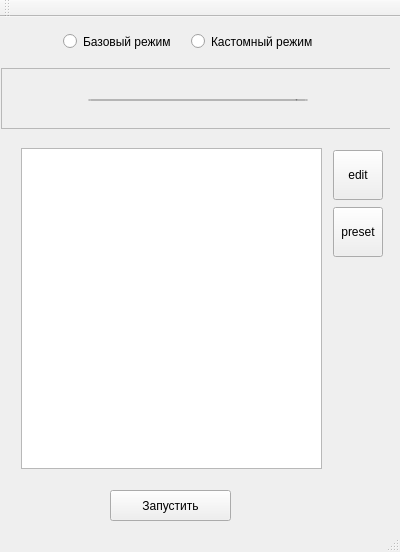
<?xml version="1.0" encoding="UTF-8"?>
<ui version="4.0">
 <class>MainWindow</class>
 <widget class="QMainWindow" name="MainWindow">
  <property name="geometry">
   <rect>
    <x>0</x>
    <y>0</y>
    <width>400</width>
    <height>552</height>
   </rect>
  </property>
  <property name="minimumSize">
   <size>
    <width>399</width>
    <height>552</height>
   </size>
  </property>
  <property name="baseSize">
   <size>
    <width>399</width>
    <height>520</height>
   </size>
  </property>
  <property name="windowTitle">
   <string>SE2</string>
  </property>
  <widget class="QWidget" name="centralWidget">
   <property name="sizePolicy">
    <sizepolicy hsizetype="Expanding" vsizetype="Expanding">
     <horstretch>0</horstretch>
     <verstretch>0</verstretch>
    </sizepolicy>
   </property>
   <widget class="QWidget" name="modeWidget" native="true">
    <property name="geometry">
     <rect>
      <x>1</x>
      <y>1</y>
      <width>390</width>
      <height>521</height>
     </rect>
    </property>
    <property name="sizePolicy">
     <sizepolicy hsizetype="Expanding" vsizetype="Expanding">
      <horstretch>0</horstretch>
      <verstretch>0</verstretch>
     </sizepolicy>
    </property>
    <property name="minimumSize">
     <size>
      <width>0</width>
      <height>0</height>
     </size>
    </property>
    <widget class="QStackedWidget" name="stackedWidget">
     <property name="geometry">
      <rect>
       <x>0</x>
       <y>50</y>
       <width>389</width>
       <height>477</height>
      </rect>
     </property>
     <property name="sizePolicy">
      <sizepolicy hsizetype="Expanding" vsizetype="Expanding">
       <horstretch>0</horstretch>
       <verstretch>0</verstretch>
      </sizepolicy>
     </property>
     <property name="minimumSize">
      <size>
       <width>0</width>
       <height>471</height>
      </size>
     </property>
     <property name="currentIndex">
      <number>1</number>
     </property>
     <widget class="QWidget" name="pageBasic">
      <property name="sizePolicy">
       <sizepolicy hsizetype="Expanding" vsizetype="Expanding">
        <horstretch>0</horstretch>
        <verstretch>0</verstretch>
       </sizepolicy>
      </property>
      <widget class="QWidget" name="bottomWidgetBasic" native="true">
       <property name="geometry">
        <rect>
         <x>3</x>
         <y>410</y>
         <width>391</width>
         <height>61</height>
        </rect>
       </property>
       <property name="sizePolicy">
        <sizepolicy hsizetype="Preferred" vsizetype="Fixed">
         <horstretch>0</horstretch>
         <verstretch>0</verstretch>
        </sizepolicy>
       </property>
       <property name="minimumSize">
        <size>
         <width>391</width>
         <height>61</height>
        </size>
       </property>
       <widget class="QPushButton" name="pushButton">
        <property name="geometry">
         <rect>
          <x>109</x>
          <y>12</y>
          <width>121</width>
          <height>31</height>
         </rect>
        </property>
        <property name="sizePolicy">
         <sizepolicy hsizetype="Expanding" vsizetype="Preferred">
          <horstretch>0</horstretch>
          <verstretch>0</verstretch>
         </sizepolicy>
        </property>
        <property name="minimumSize">
         <size>
          <width>121</width>
          <height>31</height>
         </size>
        </property>
        <property name="text">
         <string>Запустить</string>
        </property>
       </widget>
      </widget>
      <widget class="QWidget" name="contentWidgetBasic" native="true">
       <property name="geometry">
        <rect>
         <x>3</x>
         <y>107</y>
         <width>391</width>
         <height>296</height>
        </rect>
       </property>
       <property name="sizePolicy">
        <sizepolicy hsizetype="Expanding" vsizetype="Expanding">
         <horstretch>0</horstretch>
         <verstretch>0</verstretch>
        </sizepolicy>
       </property>
       <property name="minimumSize">
        <size>
         <width>0</width>
         <height>296</height>
        </size>
       </property>
       <widget class="QListView" name="listViewBasic">
        <property name="geometry">
         <rect>
          <x>22</x>
          <y>1</y>
          <width>289</width>
          <height>301</height>
         </rect>
        </property>
        <property name="minimumSize">
         <size>
          <width>289</width>
          <height>301</height>
         </size>
        </property>
       </widget>
       <widget class="QWidget" name="sideWidgetBasic" native="true">
        <property name="geometry">
         <rect>
          <x>318</x>
          <y>1</y>
          <width>70</width>
          <height>301</height>
         </rect>
        </property>
        <property name="sizePolicy">
         <sizepolicy hsizetype="Expanding" vsizetype="Fixed">
          <horstretch>0</horstretch>
          <verstretch>0</verstretch>
         </sizepolicy>
        </property>
        <property name="minimumSize">
         <size>
          <width>70</width>
          <height>301</height>
         </size>
        </property>
        <widget class="QToolButton" name="editButton">
         <property name="geometry">
          <rect>
           <x>12</x>
           <y>2</y>
           <width>50</width>
           <height>50</height>
          </rect>
         </property>
         <property name="sizePolicy">
          <sizepolicy hsizetype="Expanding" vsizetype="Preferred">
           <horstretch>0</horstretch>
           <verstretch>0</verstretch>
          </sizepolicy>
         </property>
         <property name="minimumSize">
          <size>
           <width>50</width>
           <height>50</height>
          </size>
         </property>
         <property name="maximumSize">
          <size>
           <width>50</width>
           <height>50</height>
          </size>
         </property>
         <property name="text">
          <string>edit</string>
         </property>
        </widget>
       </widget>
      </widget>
      <widget class="QWidget" name="searchWidget" native="true">
       <property name="geometry">
        <rect>
         <x>3</x>
         <y>59</y>
         <width>391</width>
         <height>41</height>
        </rect>
       </property>
       <property name="sizePolicy">
        <sizepolicy hsizetype="Preferred" vsizetype="Fixed">
         <horstretch>0</horstretch>
         <verstretch>0</verstretch>
        </sizepolicy>
       </property>
       <property name="minimumSize">
        <size>
         <width>0</width>
         <height>41</height>
        </size>
       </property>
       <widget class="QLineEdit" name="lineEdit">
        <property name="geometry">
         <rect>
          <x>170</x>
          <y>10</y>
          <width>161</width>
          <height>22</height>
         </rect>
        </property>
        <property name="placeholderText">
         <string>Найти скрипт....</string>
        </property>
       </widget>
       <widget class="QComboBox" name="sComboBox">
        <property name="geometry">
         <rect>
          <x>50</x>
          <y>10</y>
          <width>111</width>
          <height>22</height>
         </rect>
        </property>
        <property name="sizePolicy">
         <sizepolicy hsizetype="Expanding" vsizetype="Fixed">
          <horstretch>0</horstretch>
          <verstretch>0</verstretch>
         </sizepolicy>
        </property>
       </widget>
       <widget class="QLabel" name="sLabel">
        <property name="geometry">
         <rect>
          <x>10</x>
          <y>10</y>
          <width>55</width>
          <height>18</height>
         </rect>
        </property>
        <property name="text">
         <string>&lt;!DOCTYPE HTML PUBLIC &quot;-//W3C//DTD HTML 4.0//EN&quot; &quot;http://www.w3.org/TR/REC-html40/strict.dtd&quot;&gt;
&lt;html&gt;&lt;head&gt;&lt;meta name=&quot;qrichtext&quot; content=&quot;1&quot; /&gt;&lt;style type=&quot;text/css&quot;&gt;
p, li { white-space: pre-wrap; }
&lt;/style&gt;&lt;/head&gt;&lt;body style=&quot; font-family:'MS Shell Dlg 2'; font-size:7.5pt; font-weight:400; font-style:normal;&quot;&gt;
&lt;p style=&quot; margin-top:0px; margin-bottom:0px; margin-left:0px; margin-right:0px; -qt-block-indent:0; text-indent:0px;&quot;&gt;&lt;span style=&quot; font-size:9pt;&quot;&gt;Тип:&lt;/span&gt;&lt;/p&gt;&lt;/body&gt;&lt;/html&gt;</string>
        </property>
       </widget>
      </widget>
      <widget class="QFrame" name="topFrameRandD">
       <property name="geometry">
        <rect>
         <x>3</x>
         <y>2</y>
         <width>391</width>
         <height>50</height>
        </rect>
       </property>
       <property name="sizePolicy">
        <sizepolicy hsizetype="Preferred" vsizetype="Fixed">
         <horstretch>0</horstretch>
         <verstretch>0</verstretch>
        </sizepolicy>
       </property>
       <property name="minimumSize">
        <size>
         <width>0</width>
         <height>50</height>
        </size>
       </property>
       <property name="layoutDirection">
        <enum>Qt::LeftToRight</enum>
       </property>
       <property name="frameShape">
        <enum>QFrame::StyledPanel</enum>
       </property>
       <property name="frameShadow">
        <enum>QFrame::Raised</enum>
       </property>
       <widget class="QLabel" name="rLabel">
        <property name="geometry">
         <rect>
          <x>15</x>
          <y>14</y>
          <width>37</width>
          <height>18</height>
         </rect>
        </property>
        <property name="text">
         <string>&lt;!DOCTYPE HTML PUBLIC &quot;-//W3C//DTD HTML 4.0//EN&quot; &quot;http://www.w3.org/TR/REC-html40/strict.dtd&quot;&gt;
&lt;html&gt;&lt;head&gt;&lt;meta name=&quot;qrichtext&quot; content=&quot;1&quot; /&gt;&lt;style type=&quot;text/css&quot;&gt;
p, li { white-space: pre-wrap; }
&lt;/style&gt;&lt;/head&gt;&lt;body style=&quot; font-family:'MS Shell Dlg 2'; font-size:7.5pt; font-weight:400; font-style:normal;&quot;&gt;
&lt;p style=&quot; margin-top:0px; margin-bottom:0px; margin-left:0px; margin-right:0px; -qt-block-indent:0; text-indent:0px;&quot;&gt;&lt;span style=&quot; font-size:9pt;&quot;&gt;Роль:&lt;/span&gt;&lt;/p&gt;&lt;/body&gt;&lt;/html&gt;</string>
        </property>
       </widget>
       <widget class="QComboBox" name="rComboBox">
        <property name="geometry">
         <rect>
          <x>59</x>
          <y>14</y>
          <width>120</width>
          <height>22</height>
         </rect>
        </property>
        <property name="sizePolicy">
         <sizepolicy hsizetype="Expanding" vsizetype="Fixed">
          <horstretch>0</horstretch>
          <verstretch>0</verstretch>
         </sizepolicy>
        </property>
        <property name="minimumSize">
         <size>
          <width>120</width>
          <height>0</height>
         </size>
        </property>
       </widget>
       <widget class="QLabel" name="dLabel">
        <property name="geometry">
         <rect>
          <x>208</x>
          <y>14</y>
          <width>55</width>
          <height>18</height>
         </rect>
        </property>
        <property name="text">
         <string>&lt;!DOCTYPE HTML PUBLIC &quot;-//W3C//DTD HTML 4.0//EN&quot; &quot;http://www.w3.org/TR/REC-html40/strict.dtd&quot;&gt;
&lt;html&gt;&lt;head&gt;&lt;meta name=&quot;qrichtext&quot; content=&quot;1&quot; /&gt;&lt;style type=&quot;text/css&quot;&gt;
p, li { white-space: pre-wrap; }
&lt;/style&gt;&lt;/head&gt;&lt;body style=&quot; font-family:'MS Shell Dlg 2'; font-size:7.5pt; font-weight:400; font-style:normal;&quot;&gt;
&lt;p style=&quot; margin-top:0px; margin-bottom:0px; margin-left:0px; margin-right:0px; -qt-block-indent:0; text-indent:0px;&quot;&gt;&lt;span style=&quot; font-size:9pt;&quot;&gt;Прибор:&lt;/span&gt;&lt;/p&gt;&lt;/body&gt;&lt;/html&gt;</string>
        </property>
       </widget>
       <widget class="QComboBox" name="dComboBox">
        <property name="geometry">
         <rect>
          <x>270</x>
          <y>14</y>
          <width>79</width>
          <height>22</height>
         </rect>
        </property>
        <property name="sizePolicy">
         <sizepolicy hsizetype="Expanding" vsizetype="Fixed">
          <horstretch>0</horstretch>
          <verstretch>0</verstretch>
         </sizepolicy>
        </property>
       </widget>
      </widget>
     </widget>
     <widget class="QWidget" name="pageCustom">
      <widget class="QFrame" name="topFrameCategory">
       <property name="geometry">
        <rect>
         <x>0</x>
         <y>0</y>
         <width>391</width>
         <height>61</height>
        </rect>
       </property>
       <property name="sizePolicy">
        <sizepolicy hsizetype="Preferred" vsizetype="Fixed">
         <horstretch>0</horstretch>
         <verstretch>0</verstretch>
        </sizepolicy>
       </property>
       <property name="minimumSize">
        <size>
         <width>0</width>
         <height>50</height>
        </size>
       </property>
       <property name="layoutDirection">
        <enum>Qt::LeftToRight</enum>
       </property>
       <property name="frameShape">
        <enum>QFrame::StyledPanel</enum>
       </property>
       <property name="frameShadow">
        <enum>QFrame::Raised</enum>
       </property>
       <widget class="QWidget" name="layoutWidget">
        <property name="geometry">
         <rect>
          <x>0</x>
          <y>20</y>
          <width>391</width>
          <height>24</height>
         </rect>
        </property>
        <layout class="QHBoxLayout" name="horizontalLayout">
         <item>
          <spacer name="horizontalSpacer_6">
           <property name="orientation">
            <enum>Qt::Horizontal</enum>
           </property>
           <property name="sizeType">
            <enum>QSizePolicy::Fixed</enum>
           </property>
           <property name="sizeHint" stdset="0">
            <size>
             <width>10</width>
             <height>20</height>
            </size>
           </property>
          </spacer>
         </item>
         <item>
          <widget class="QLabel" name="cLabel">
           <property name="text">
            <string>&lt;!DOCTYPE HTML PUBLIC &quot;-//W3C//DTD HTML 4.0//EN&quot; &quot;http://www.w3.org/TR/REC-html40/strict.dtd&quot;&gt;
&lt;html&gt;&lt;head&gt;&lt;meta name=&quot;qrichtext&quot; content=&quot;1&quot; /&gt;&lt;style type=&quot;text/css&quot;&gt;
p, li { white-space: pre-wrap; }
&lt;/style&gt;&lt;/head&gt;&lt;body style=&quot; font-family:'MS Shell Dlg 2'; font-size:7.5pt; font-weight:400; font-style:normal;&quot;&gt;
&lt;p style=&quot; margin-top:0px; margin-bottom:0px; margin-left:0px; margin-right:0px; -qt-block-indent:0; text-indent:0px;&quot;&gt;&lt;span style=&quot; font-size:9pt;&quot;&gt;Категория:&lt;/span&gt;&lt;/p&gt;&lt;/body&gt;&lt;/html&gt;</string>
           </property>
          </widget>
         </item>
         <item>
          <widget class="QComboBox" name="categoryComboBox">
           <property name="minimumSize">
            <size>
             <width>220</width>
             <height>0</height>
            </size>
           </property>
           <item>
            <property name="text">
             <string/>
            </property>
           </item>
           <item>
            <property name="text">
             <string>PLS26</string>
            </property>
           </item>
          </widget>
         </item>
         <item>
          <spacer name="horizontalSpacer_7">
           <property name="orientation">
            <enum>Qt::Horizontal</enum>
           </property>
           <property name="sizeHint" stdset="0">
            <size>
             <width>40</width>
             <height>20</height>
            </size>
           </property>
          </spacer>
         </item>
        </layout>
       </widget>
      </widget>
      <widget class="QWidget" name="contentWidgetCustom" native="true">
       <property name="geometry">
        <rect>
         <x>0</x>
         <y>60</y>
         <width>391</width>
         <height>351</height>
        </rect>
       </property>
       <widget class="QListView" name="listViewCustom">
        <property name="geometry">
         <rect>
          <x>20</x>
          <y>20</y>
          <width>301</width>
          <height>321</height>
         </rect>
        </property>
        <property name="minimumSize">
         <size>
          <width>289</width>
          <height>301</height>
         </size>
        </property>
       </widget>
       <widget class="QWidget" name="sideWidgetCustom" native="true">
        <property name="geometry">
         <rect>
          <x>320</x>
          <y>20</y>
          <width>70</width>
          <height>331</height>
         </rect>
        </property>
        <property name="sizePolicy">
         <sizepolicy hsizetype="Expanding" vsizetype="Fixed">
          <horstretch>0</horstretch>
          <verstretch>0</verstretch>
         </sizepolicy>
        </property>
        <property name="minimumSize">
         <size>
          <width>70</width>
          <height>301</height>
         </size>
        </property>
        <widget class="QToolButton" name="editButton_2">
         <property name="geometry">
          <rect>
           <x>12</x>
           <y>2</y>
           <width>50</width>
           <height>50</height>
          </rect>
         </property>
         <property name="sizePolicy">
          <sizepolicy hsizetype="Expanding" vsizetype="Preferred">
           <horstretch>0</horstretch>
           <verstretch>0</verstretch>
          </sizepolicy>
         </property>
         <property name="minimumSize">
          <size>
           <width>50</width>
           <height>50</height>
          </size>
         </property>
         <property name="maximumSize">
          <size>
           <width>50</width>
           <height>50</height>
          </size>
         </property>
         <property name="text">
          <string>edit</string>
         </property>
        </widget>
        <widget class="QToolButton" name="presetButton">
         <property name="geometry">
          <rect>
           <x>12</x>
           <y>59</y>
           <width>50</width>
           <height>50</height>
          </rect>
         </property>
         <property name="sizePolicy">
          <sizepolicy hsizetype="Expanding" vsizetype="Preferred">
           <horstretch>0</horstretch>
           <verstretch>0</verstretch>
          </sizepolicy>
         </property>
         <property name="minimumSize">
          <size>
           <width>50</width>
           <height>50</height>
          </size>
         </property>
         <property name="maximumSize">
          <size>
           <width>50</width>
           <height>50</height>
          </size>
         </property>
         <property name="text">
          <string>preset</string>
         </property>
        </widget>
       </widget>
      </widget>
      <widget class="QWidget" name="bottomWidgetCustom" native="true">
       <property name="geometry">
        <rect>
         <x>0</x>
         <y>410</y>
         <width>391</width>
         <height>61</height>
        </rect>
       </property>
       <property name="sizePolicy">
        <sizepolicy hsizetype="Preferred" vsizetype="Fixed">
         <horstretch>0</horstretch>
         <verstretch>0</verstretch>
        </sizepolicy>
       </property>
       <property name="minimumSize">
        <size>
         <width>391</width>
         <height>61</height>
        </size>
       </property>
       <widget class="QPushButton" name="pushButton_2">
        <property name="geometry">
         <rect>
          <x>109</x>
          <y>12</y>
          <width>121</width>
          <height>31</height>
         </rect>
        </property>
        <property name="sizePolicy">
         <sizepolicy hsizetype="Expanding" vsizetype="Preferred">
          <horstretch>0</horstretch>
          <verstretch>0</verstretch>
         </sizepolicy>
        </property>
        <property name="minimumSize">
         <size>
          <width>121</width>
          <height>31</height>
         </size>
        </property>
        <property name="text">
         <string>Запустить</string>
        </property>
       </widget>
      </widget>
     </widget>
    </widget>
    <widget class="QWidget" name="modeBarWidget" native="true">
     <property name="geometry">
      <rect>
       <x>0</x>
       <y>1</y>
       <width>389</width>
       <height>51</height>
      </rect>
     </property>
     <property name="sizePolicy">
      <sizepolicy hsizetype="Preferred" vsizetype="Fixed">
       <horstretch>0</horstretch>
       <verstretch>0</verstretch>
      </sizepolicy>
     </property>
     <property name="minimumSize">
      <size>
       <width>0</width>
       <height>51</height>
      </size>
     </property>
     <widget class="QRadioButton" name="radioBasic">
      <property name="geometry">
       <rect>
        <x>62</x>
        <y>12</y>
        <width>121</width>
        <height>21</height>
       </rect>
      </property>
      <property name="text">
       <string>Базовый режим</string>
      </property>
     </widget>
     <widget class="QRadioButton" name="radioCustom">
      <property name="geometry">
       <rect>
        <x>190</x>
        <y>12</y>
        <width>134</width>
        <height>21</height>
       </rect>
      </property>
      <property name="text">
       <string>Кастомный режим</string>
      </property>
     </widget>
    </widget>
   </widget>
  </widget>
  <widget class="QToolBar" name="mainToolBar">
   <attribute name="toolBarArea">
    <enum>TopToolBarArea</enum>
   </attribute>
   <attribute name="toolBarBreak">
    <bool>false</bool>
   </attribute>
  </widget>
  <widget class="QStatusBar" name="statusBar"/>
 </widget>
 <layoutdefault spacing="6" margin="11"/>
 <resources/>
 <connections/>
</ui>
